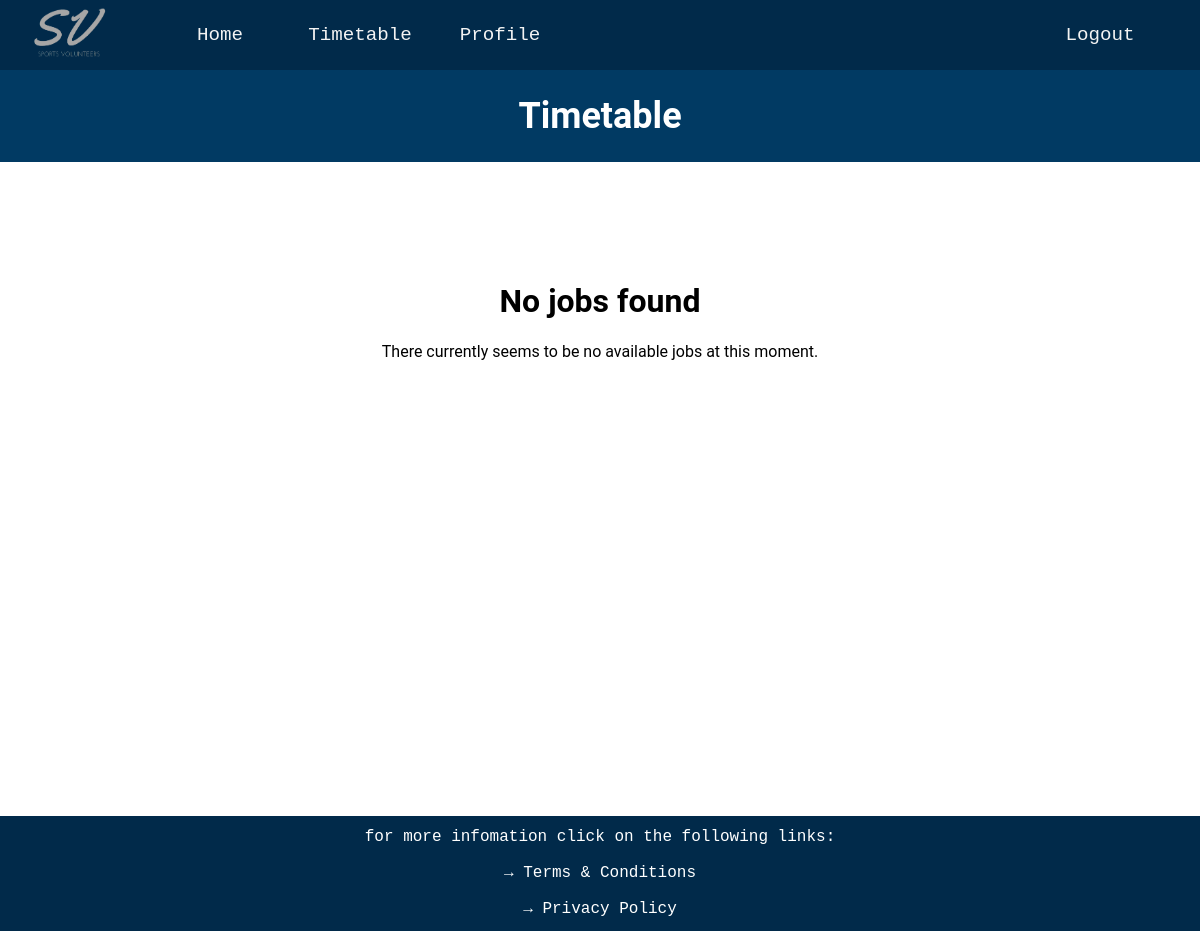
Page /timetable on the earlier database version.
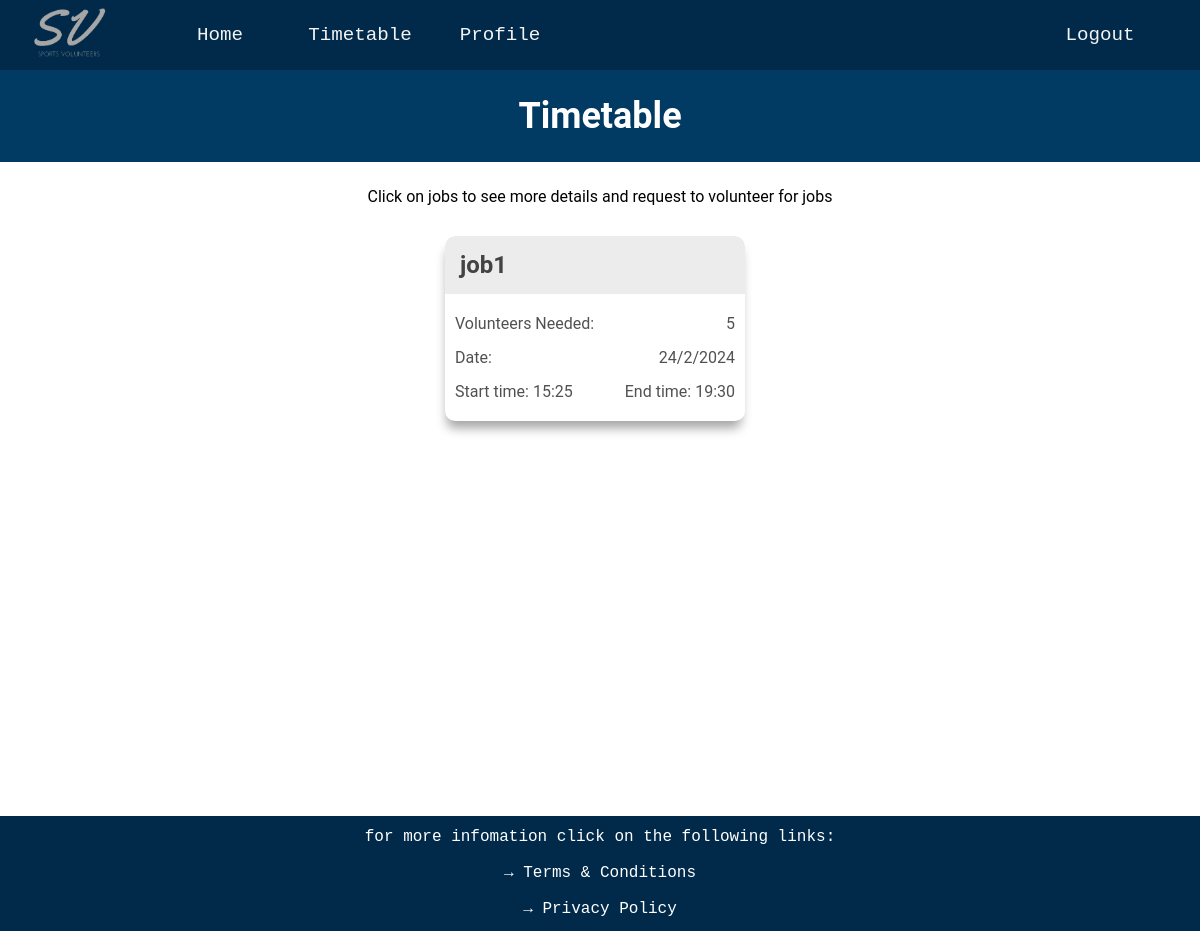
Same page on the later database version.
### website/databases.py (models this page shows, shortened)
class Jobs(UserMixin, db.Model):
    __tablename__ = 'jobs'
    job_id = db.Column(db.Integer, primary_key=True)
    job_name = db.Column(db.String(20))
    volunteers_assigned = db.Column(db.String(300))
    volunteers_needed = db.Column(db.Integer)
    start_time = db.Column(db.String(20))
    end_time = db.Column(db.String(20))
    date = db.Column(db.String(20))
    job_description = db.Column(db.String(300))
    job_qualifications = db.relationship('Qualification', secondary=job_requirements,
                                         backref=db.backref('jobs', lazy='subquery'))

### website/routes.py (the view, shortened to what this page needs)
@app.route('/timetable', methods=['GET', 'POST'])
def timetable():
    jobs = Jobs.query.all()
    current_user_id = current_user.get_id()
    return render_template('timetable.html', jobs=jobs, current_user_id = current_user_id)

### website/templates/timetable.html (shortened to what this page needs)
{% extends "layout.html" %}
{% block page_content %}
<div class="timetable-title-box">
    <h1 class='timetable-title'>Timetable</h1>
</div>
{% if jobs %}
<p class="timetable-guide">Click on jobs to see more details and request to volunteer for jobs</p>
<div class="timetable-boxes">
    {% for job in jobs %}
    <div class="job-content">
        <element onclick="togglePopup('{{ job.job_id }}')">
            <div class="job-box">
                <div class="job-name-box">
                    <div class="job-name"><b>{{ job.job_name }}</b></div>
                </div>
                <div>
                    <span>Volunteers Needed:</span>
                    <span>{{ job.volunteers_needed }}</span>
                </div>
                <div>
                    <span>Date:</span>
                    <span class="job-box-data">{{ job.date }}</span>
                </div>
                <div>
                    <span>Start time: {{ job.start_time }}</span>
                    <span class="job-box-data">End time: {{ job.end_time }}</span>
                </div>
            </div>
        </element>
    </div>
    {% endfor %}
</div>
{% else %}
<div class="no-jobs">
    <h1>No jobs found</h1>
    <p>There currently seems to be no available jobs at this moment.</p>
</div>
{% endif %}
{% endblock %}

### website/templates/layout.html (shortened to what this page needs)
<!DOCTYPE html>
{% import "bootstrap/wtf.html" as wtf %}
<head>
    <link rel=stylesheet type=text/css href="{{ url_for('static', filename='styles.css') }}">
</head>
<div id="page-container">
    <ul class="navbar">
        <li>
            <div class="navbar_box_logo">
                <a class="navbar_item" href="{{ url_for('home') }}">
                    <img class="top_logo"
                        src="{{ url_for('static', filename='images/darker_logo.png') }}"
                        onmouseover="this.src='{{ url_for('static', filename='images/light_logo.png') }}'"
                        onmouseout="this.src='{{ url_for('static', filename='images/darker_logo.png') }}'"
                        alt="logo image" />
                </a>
            </div>
        </li>
        <li style="margin-left: 10px">
            <div class="navbar_box">
                <a class="navbar_item" href="{{ url_for('home') }}">Home</a>
            </div>
        </li>
        <li>
            <div class="navbar_box">
                <a class="navbar_item" href="{{ url_for('timetable') }}">Timetable</a>
            </div>
        </li>
        <li>
            <div class="navbar_box">
                <a class="navbar_item" href="{{ url_for('profile') }}">Profile</a>
            </div>
        </li>
        <li class = "navbar_right">
            <div class="navbar_box">
                <a class="navbar_item" href="{{ url_for('logout') }}">Logout</a>
            </div>
        </li>
    </ul>
    <div id = "content-wrap">
        {% block page_content %}{% endblock %}
    </div>
</div>
<footer class="footer">
    <p class = 'footer_text'>for more infomation click on the following links:</p>
    <p><a href="{{ url_for('terms') }}" class = 'footer_link'>→ Terms & Conditions</a></p>
    <p><a href="{{ url_for('privacy')}}" class = 'footer_link'>→ Privacy Policy</a></p>
</footer>

### website/static/styles.css (style rules this page uses)
.navbar { list-style-type: none; padding: 0; overflow: hidden; background-color: #012A4A; position: sticky; top: 0px; margin: 0px; z-index: 1; }
.navbar_box_logo { height: 50px; width: 140px; margin-top: 10px; margin-bottom: 10px; }
.navbar_box { height: 50px; width: 140px; margin-top: 10px; margin-bottom: 10px; }
li { float: left; }
.navbar_right { float: right; margin-right: 30px; }
.navbar_item { display: block; text-decoration: none; font-family: Andale Mono, monospace; color: #F3F3F3; font-size: 120%; text-align: center; padding: 10% 10%; }
#page-container { position: relative; min-height: 100vh; }
#content-wrap { overflow: auto; }
.top_logo { height: 80px; width: 80px; text-align: center; display: flex; margin-left: 15px; margin-top: -30px; }
.footer { width: 100%; height: 115px; background-color: #012A4A; text-align: center; margin-top: auto; }
.footer_text, .footer_link { color: white; text-decoration: none; font-family: Andale Mono, monospace; font-size: 16px; text-align: center; }
.footer_text { padding-top: 12px; }
.profile-title, .timetable-title { text-align: center; font-size: 3vw; color: white; }
.p-title-box, .timetable-title-box { background-color: #013A63; padding: 1px; margin-bottom: 25px; }
.timetable-guide { text-align: center; margin-bottom: 30px; }
.timetable-boxes { margin: 0px 50px; text-align: center; }
.job-content { display: inline-block; margin-right: 10px; text-align: left; width: 300px; white-space: nowrap; overflow: hidden; text-overflow: ellipsis; border-radius: 10px; margin-bottom: 20px; box-shadow: -1px 10px 11px -3px rgb(164, 164, 164); }
.job-box { border-radius: 10px; max-width: 300px; color: #515151; }
.job-name-box div { padding: 0px 10px; }
.job-name { font-size: 24px; color: rgb(68, 67, 67); }
.job-box div:nth-child(n + 2) { padding: 0px 10px 10px 10px; margin-bottom: 5px; }
.job-box div:nth-child(2) { display: flex; justify-content: space-between; margin-top: 20px; }
.job-box div:nth-child(4) { margin-bottom: 10px; }
.job-name-box { background-color: #ececec; padding: 15px 5px 15px 5px; border-radius: 10px 10px 0px 0px; }
.job-box-data { float: right; }

Differences in the rows shown:
added Jobs: job_name "job1", volunteers_needed "5", date "24/2/2024", start_time "15:25", end_time "19:30"
Other differences:
text no longer shown: "No jobs found There currently seems to be no available jobs at this moment."
text now shown: "Click on jobs to see more details and request to volunteer for jobs"
